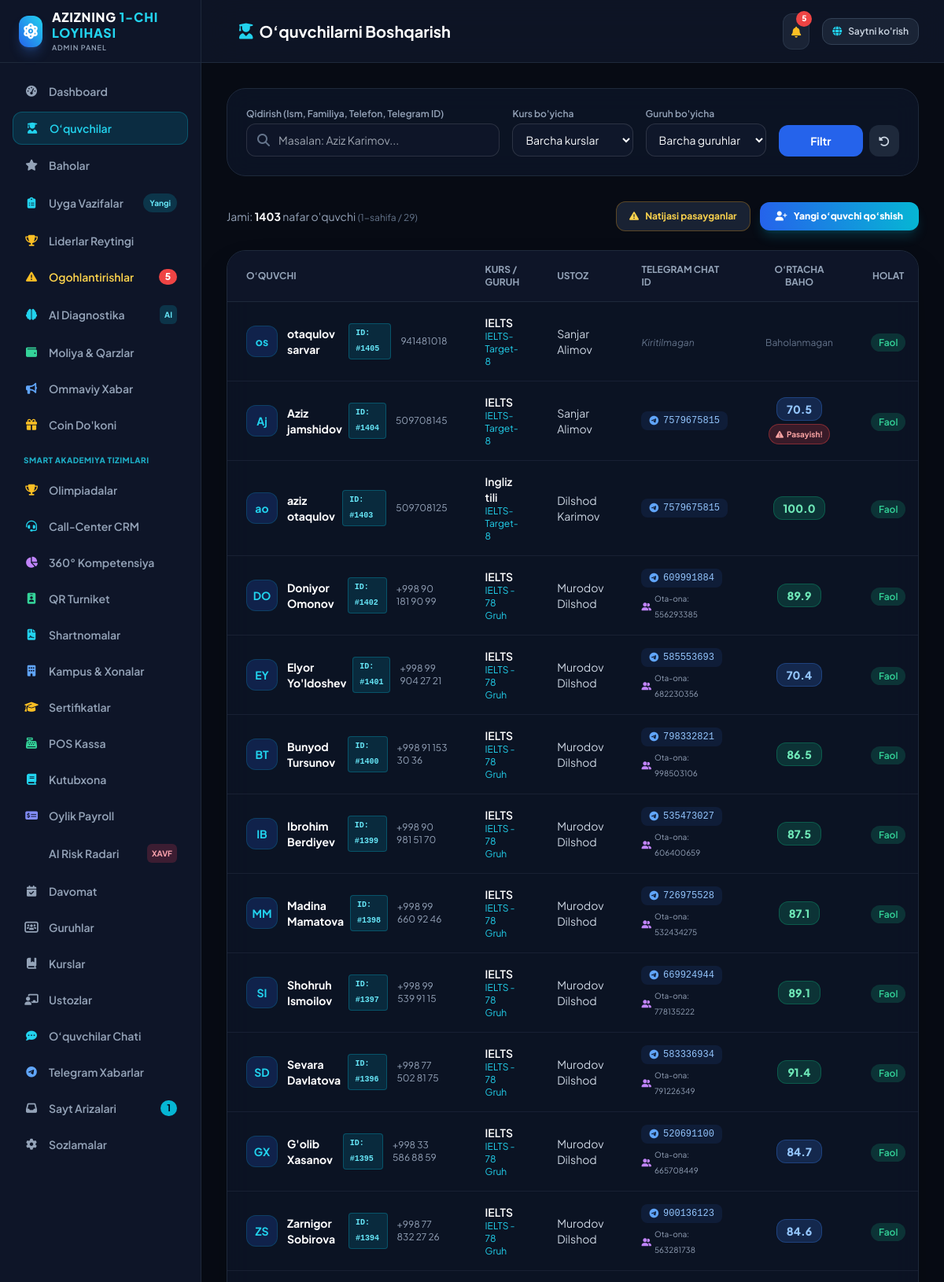
Screenshot of /admin/students (signed in, upper part) with the database file from the repository.
### tables this page shows
CREATE TABLE students (
        id INTEGER PRIMARY KEY AUTOINCREMENT,
        first_name TEXT NOT NULL,
        last_name TEXT NOT NULL,
        phone TEXT NOT NULL,
        birth_date TEXT,
        course_id INTEGER,
        group_id INTEGER,
        teacher_id INTEGER,
        telegram_chat_id TEXT,
        parent_name TEXT,
        parent_phone TEXT,
        parent_telegram_chat_id TEXT,
        status TEXT DEFAULT 'active' CHECK(status IN ('active', 'graduated', 'inactive')),
        created_at TIMESTAMP DEFAULT CURRENT_TIMESTAMP,
        FOREIGN KEY (course_id) REFERENCES courses(id) ON DELETE SET NULL,
        FOREIGN KEY (group_id) REFERENCES groups(id) ON DELETE SET NULL,
        FOREIGN KEY (teacher_id) REFERENCES teachers(id) ON DELETE SET NULL
    );

### app.py (the view)
@app.route('/admin/students')
@login_required
def admin_students():
    search = request.args.get('search', '').strip()
    course_id = request.args.get('course_id', '').strip()
    group_id = request.args.get('group_id', '').strip()
    status_filter = request.args.get('status', '').strip()
    warning_filter = request.args.get('warning', '').strip()
    conn = get_db_connection()
    cursor = conn.cursor()
    query = '''
    SELECT
        s.*,
        c.title as course_title,
        gr.name as group_name,
        t.full_name as teacher_name,
        ROUND(AVG(g.score), 1) as avg_score,
        COUNT(g.id) as grades_count,
        (SELECT COUNT(*) FROM warnings w WHERE w.student_id = s.id AND w.resolved = 0) as active_warnings
    FROM students s
    LEFT JOIN courses c ON s.course_id = c.id
    LEFT JOIN groups gr ON s.group_id = gr.id
    LEFT JOIN teachers t ON s.teacher_id = t.id
    LEFT JOIN grades g ON s.id = g.student_id
    WHERE 1=1
    '''
    params = []
    if session['user']['role'] == 'teacher' and session['user']['teacher_id']:
        query += " AND s.teacher_id = ?"
        params.append(session['user']['teacher_id'])
    if search:
        query += " AND (s.first_name LIKE ? OR s.last_name LIKE ? OR s.phone LIKE ? OR s.telegram_chat_id LIKE ?)"
        wildcard = f"%{search}%"
        params.extend([wildcard, wildcard, wildcard, wildcard])
    if course_id:
        query += " AND s.course_id = ?"
        params.append(course_id)
    if group_id:
        query += " AND s.group_id = ?"
        params.append(group_id)
    if status_filter:
        query += " AND s.status = ?"
        params.append(status_filter)
    query += " GROUP BY s.id"
    if warning_filter == '1':
        query += " HAVING active_warnings > 0"
    query += " ORDER BY s.id DESC"
    cursor.execute(query, params)
    all_students = [dict(r) for r in cursor.fetchall()]
    import math
    page = int(request.args.get('page', 1))
    per_page = 50
    total_students = len(all_students)
    total_pages = max(1, math.ceil(total_students / per_page))
    if page < 1:
        page = 1
    if page > total_pages:
        page = total_pages
    paginated_students = all_students[(page - 1) * per_page : page * per_page]
    cursor.execute("SELECT id, title FROM courses WHERE active = 1")
    courses = cursor.fetchall()
    cursor.execute("SELECT id, name FROM groups WHERE active = 1")
    groups = cursor.fetchall()
    cursor.execute("SELECT id, full_name FROM teachers WHERE active = 1")
    teachers = cursor.fetchall()
    conn.close()
    return render_template(
        'admin/students.html',
        students=paginated_students,
        total_students=total_students,
        current_page=page,
        total_pages=total_pages,
        courses=courses,
        groups=groups,
        teachers=teachers,
        search=search,
        selected_course=course_id,
        selected_group=group_id,
        selected_status=status_filter,
        warning_filter=warning_filter
    )

### app.py (called while the page is built)
def login_required(f):
    @wraps(f)
    def decorated_function(*args, **kwargs):
        if 'user' not in session:
            flash("Tizimga kirishingiz lozim!", "warning")
            return redirect(url_for('login', next=request.url))
        return f(*args, **kwargs)
    return decorated_function

### database.py (called while the page is built)
def get_db_connection():
    conn = sqlite3.connect(DB_PATH)
    conn.row_factory = sqlite3.Row
    conn.execute("PRAGMA foreign_keys = ON")
    return conn

### templates/admin/students.html (shortened to what this page needs)
{% extends "admin/layout.html" %}
{% block page_title %}
    <i class="fas fa-user-graduate text-cyan-400 mr-2"></i> O‘quvchilarni Boshqarish
{% endblock %}
{% block content %}
<div class="glass-panel p-6 rounded-3xl border border-slate-800 mb-8">
    <form method="GET" action="{{ url_for('admin_students') }}" class="grid grid-cols-1 sm:grid-cols-2 lg:grid-cols-5 gap-4">
        <div class="lg:col-span-2">
            <label class="block text-xs font-semibold text-slate-400 mb-1">Qidirish (Ism, Familiya, Telefon, Telegram ID)</label>
            <div class="relative">
                <span class="absolute inset-y-0 left-0 pl-3.5 flex items-center text-slate-500">
                    <i class="fas fa-search"></i>
                </span>
                <input type="text" name="search" value="{{ search }}" placeholder="Masalan: Aziz Karimov..." class="w-full pl-10 pr-4 py-2.5 rounded-xl form-input-dark text-sm">
            </div>
        </div>
        <div>
            <label class="block text-xs font-semibold text-slate-400 mb-1">Kurs bo'yicha</label>
            <select name="course_id" class="w-full px-3 py-2.5 rounded-xl form-input-dark text-sm bg-slate-900" onchange="this.form.submit()">
                <option value="">Barcha kurslar</option>
            </select>
        </div>
        <div>
            <label class="block text-xs font-semibold text-slate-400 mb-1">Guruh bo'yicha</label>
            <select name="group_id" class="w-full px-3 py-2.5 rounded-xl form-input-dark text-sm bg-slate-900" onchange="this.form.submit()">
                <option value="">Barcha guruhlar</option>
            </select>
        </div>
        <div class="flex items-end space-x-2">
            <button type="submit" class="flex-1 py-2.5 rounded-xl bg-blue-600 hover:bg-blue-500 text-white text-sm font-bold transition-all">
                Filtr
            </button>
            <a href="{{ url_for('admin_students') }}" class="px-3 py-2.5 rounded-xl bg-slate-800 hover:bg-slate-700 text-slate-300 text-sm" title="Tozalash">
                <i class="fas fa-rotate-left"></i>
            </a>
        </div>
    </form>
</div>
<div class="flex flex-col sm:flex-row sm:items-center justify-between gap-4 mb-6">
    <div class="flex items-center space-x-3">
        <span class="text-sm text-slate-400">Jami: <strong class="text-white">{{ total_students }}</strong> nafar o'quvchi <span class="text-xs text-slate-500">({{ current_page }}-sahifa / {{ total_pages }})</span></span>
    </div>
    <div class="flex items-center space-x-3">
        <a href="{{ url_for('admin_students', warning='1' if warning_filter != '1' else '') }}" class="px-4 py-2.5 rounded-xl text-xs font-bold border transition-all {% if warning_filter == '1' %}bg-red-500 text-white border-red-500{% else %}bg-slate-800/80 hover:bg-slate-750 text-amber-300 border-amber-500/30{% endif %}">
            <i class="fas fa-triangle-exclamation mr-1.5"></i> Natijasi pasayganlar
        </a>
        {% if current_user.role in ['superadmin', 'admin'] %}
        <button onclick="openModal('add-student-modal')" class="px-5 py-2.5 rounded-xl bg-gradient-to-r from-blue-600 to-cyan-500 hover:from-blue-500 hover:to-cyan-400 text-white text-xs font-extrabold shadow-lg shadow-cyan-500/20 hover:scale-[1.02] transition-all">
            <i class="fas fa-user-plus mr-1.5"></i> Yangi o‘quvchi qo‘shish
        </button>
        {% endif %}
    </div>
</div>
<div class="glass-panel rounded-3xl border border-slate-800 overflow-hidden shadow-2xl">
    <div class="overflow-x-auto">
        <table class="w-full text-left text-sm text-slate-300">
            <thead class="text-xs uppercase bg-slate-900/90 text-slate-400 border-b border-slate-800">
                <tr>
                    <th scope="col" class="px-6 py-4">O‘quvchi</th>
                    <th scope="col" class="px-6 py-4">Kurs / Guruh</th>
                    <th scope="col" class="px-6 py-4">Ustoz</th>
                    <th scope="col" class="px-6 py-4">Telegram Chat ID</th>
                    <th scope="col" class="px-6 py-4 text-center">O‘rtacha Baho</th>
                    <th scope="col" class="px-6 py-4 text-center">Holat</th>
                </tr>
            </thead>
            <tbody class="divide-y divide-slate-800/70">
                {% for s in students %}
                <tr class="hover:bg-slate-800/40 transition-colors">
                    <td class="px-6 py-4">
                        <div class="flex items-center space-x-3">
                            <div class="w-10 h-10 rounded-xl bg-blue-600/20 text-cyan-400 font-bold flex items-center justify-center shrink-0 border border-cyan-500/20">
                                {{ s.first_name[:1] }}{{ s.last_name[:1] }}
                            </div>
                                <div class="flex items-center space-x-2">
                                    <a href="{{ url_for('student_detail', id=s.id) }}" class="font-bold text-white hover:text-cyan-400 transition-colors">
                                        {{ s.first_name }} {{ s.last_name }}
                                    </a>
                                    <span class="px-2 py-0.5 rounded text-[10px] font-mono font-bold bg-cyan-500/15 text-cyan-300 border border-cyan-500/30" title="Tizimga kirish Local ID raqami">ID: #{{ s.id }}</span>
                                </div>
                                <div class="text-xs text-slate-400">{{ s.phone }}</div>
                            </div>
                        </div>
                    </td>
                    <td class="px-6 py-4">
                        <div class="font-semibold text-white">{{ s.course_title or '—' }}</div>
                        <div class="text-xs text-cyan-400">{{ s.group_name or 'Guruhsiz' }}</div>
                    </td>
                    <td class="px-6 py-4 text-slate-300">
                        {{ s.teacher_name or '—' }}
                    </td>
                    <td class="px-6 py-4">
                        {% if s.telegram_chat_id %}
                            <span class="inline-flex items-center space-x-1.5 px-2.5 py-1 rounded-lg bg-blue-500/10 text-blue-300 text-xs font-mono">
                                <i class="fab fa-telegram text-blue-400"></i>
                                <span>{{ s.telegram_chat_id }}</span>
                            </span>
                        {% else %}
                            <span class="text-xs text-slate-500 italic">Kiritilmagan</span>
                        {% endif %}
                        {% if s.parent_telegram_chat_id %}
                            <div class="text-[10px] text-slate-400 mt-1 flex items-center space-x-1">
                                <i class="fas fa-user-group text-purple-400"></i>
                                <span>Ota-ona: {{ s.parent_telegram_chat_id }}</span>
                            </div>
                        {% endif %}
                    </td>
                    <td class="px-6 py-4 text-center">
                        {% if s.avg_score %}
                            <div class="inline-flex items-center space-x-1.5 px-3 py-1 rounded-xl font-black text-sm
                                {% if s.avg_score >= 85 %}bg-emerald-500/20 text-emerald-300 border border-emerald-500/30
                                {% elif s.avg_score >= 70 %}bg-blue-500/20 text-blue-300 border border-blue-500/30
                                {% elif s.avg_score >= 60 %}bg-amber-500/20 text-amber-300 border border-amber-500/30
                                {% else %}bg-red-500/20 text-red-300 border border-red-500/30{% endif %}">
                                <span>{{ s.avg_score }}</span>
                            </div>
                            {% if s.active_warnings > 0 %}
                                <div class="mt-1">
                                    <span class="inline-flex items-center space-x-1 px-2 py-0.5 rounded-full text-[10px] font-bold bg-red-500/20 text-red-300 animate-pulse border border-red-500/40">
                                        <i class="fas fa-triangle-exclamation"></i>
                                        <span>Pasayish!</span>
                                    </span>
                                </div>
                            {% endif %}
                        {% else %}
                            <span class="text-xs text-slate-500">Baholanmagan</span>
                        {% endif %}
                    </td>
                    <td class="px-6 py-4 text-center">
                        <span class="px-2.5 py-1 rounded-full text-xs font-semibold
                            {% if s.status == 'active' %}bg-emerald-500/20 text-emerald-400
                            {% elif s.status == 'graduated' %}bg-blue-500/20 text-blue-400
                            {% else %}bg-slate-700 text-slate-300{% endif %}">
                            {{ 'Faol' if s.status == 'active' else ('Bitirgan' if s.status == 'graduated' else 'Nofaol') }}
                        </span>
                    </td>
                </tr>
                {% endfor %}
{% endblock %}

### static/css/custom.css (style rules this page uses)
:root { --bg-dark: #070B14; --bg-card: rgba(15, 23, 42, 0.75); --border-glow: rgba(56, 189, 248, 0.18); --electric-blue: #0066FF; --electric-cyan: #00F0FF; --accent-purple: #8B5CF6; --warning-glow: rgba(239, 68, 68, 0.3); }
body { font-family: 'Plus Jakarta Sans', -apple-system, BlinkMacSystemFont, sans-serif; background-color: var(--bg-dark); color: #F8FAFC; overflow-x: hidden; }
.glass-panel { background: rgba(15, 23, 42, 0.72); backdrop-filter: blur(16px); -webkit-backdrop-filter: blur(16px); border: 1px solid rgba(255, 255, 255, 0.08); }
.form-input-dark { background: rgba(15, 23, 42, 0.8); border: 1px solid rgba(255, 255, 255, 0.12); color: #F8FAFC; transition: all 0.2s ease; }

### rows the page displays
students: first_name "o", last_name "s", first_name "otaqulov", last_name "sarvar", id "1405", phone "941481018", course_title "IELTS", group_name "IELTS-Target-8", teacher_name "Sanjar Alimov", telegram_chat_id "Kiritilmagan", shows "Baholanmagan", status "Faol"
students: first_name "A", last_name "j", first_name "Aziz", last_name "jamshidov", id "1404", phone "509708145", course_title "IELTS", group_name "IELTS-Target-8", teacher_name "Sanjar Alimov", telegram_chat_id "7579675815", avg_score "70.5", shows "Pasayish!", status "Faol"
students: first_name "a", last_name "o", first_name "aziz", last_name "otaqulov", id "1403", phone "509708125", course_title "Ingliz tili", group_name "IELTS-Target-8", teacher_name "Dilshod Karimov", telegram_chat_id "7579675815", avg_score "100.0", status "Faol"
students: first_name "D", last_name "O", first_name "Doniyor", last_name "Omonov", id "1402", phone "+998 90 181 90 99", course_title "IELTS", group_name "IELTS - 78 Gruh", teacher_name "Murodov Dilshod", telegram_chat_id "609991884", parent_telegram_chat_id "556293385", avg_score "89.9", status "Faol"
students: first_name "E", last_name "Y", first_name "Elyor", last_name "Yo'ldoshev", id "1401", phone "+998 99 904 27 21", course_title "IELTS", group_name "IELTS - 78 Gruh", teacher_name "Murodov Dilshod", telegram_chat_id "585553693", parent_telegram_chat_id "682230356", avg_score "70.4", status "Faol"
students: first_name "B", last_name "T", first_name "Bunyod", last_name "Tursunov", id "1400", phone "+998 91 153 30 36", course_title "IELTS", group_name "IELTS - 78 Gruh", teacher_name "Murodov Dilshod", telegram_chat_id "798332821", parent_telegram_chat_id "998503106", avg_score "86.5", status "Faol"
students: first_name "I", last_name "B", first_name "Ibrohim", last_name "Berdiyev", id "1399", phone "+998 90 981 51 70", course_title "IELTS", group_name "IELTS - 78 Gruh", teacher_name "Murodov Dilshod", telegram_chat_id "535473027", parent_telegram_chat_id "606400659", avg_score "87.5", status "Faol"
students: first_name "M", last_name "M", first_name "Madina", last_name "Mamatova", id "1398", phone "+998 99 660 92 46", course_title "IELTS", group_name "IELTS - 78 Gruh", teacher_name "Murodov Dilshod", telegram_chat_id "726975528", parent_telegram_chat_id "532434275", avg_score "87.1", status "Faol"
students: first_name "S", last_name "I", first_name "Shohruh", last_name "Ismoilov", id "1397", phone "+998 99 539 91 15", course_title "IELTS", group_name "IELTS - 78 Gruh", teacher_name "Murodov Dilshod", telegram_chat_id "669924944", parent_telegram_chat_id "778135222", avg_score "89.1", status "Faol"
students: first_name "S", last_name "D", first_name "Sevara", last_name "Davlatova", id "1396", phone "+998 77 502 81 75", course_title "IELTS", group_name "IELTS - 78 Gruh", teacher_name "Murodov Dilshod", telegram_chat_id "583336934", parent_telegram_chat_id "791226349", avg_score "91.4", status "Faol"
students: first_name "G", last_name "X", first_name "G'olib", last_name "Xasanov", id "1395", phone "+998 33 586 88 59", course_title "IELTS", group_name "IELTS - 78 Gruh", teacher_name "Murodov Dilshod", telegram_chat_id "520691100", parent_telegram_chat_id "665708449", avg_score "84.7", status "Faol"
students: first_name "Z", last_name "S", first_name "Zarnigor", last_name "Sobirova", id "1394", phone "+998 77 832 27 26", course_title "IELTS", group_name "IELTS - 78 Gruh", teacher_name "Murodov Dilshod", telegram_chat_id "900136123", parent_telegram_chat_id "563281738", avg_score "84.6", status "Faol"

### other values shown
{{ unresolved_warnings_count }} "5"
{{ new_leads_count }} "1"
{{ total_students }} "1403"
{{ current_page }} "1"
{{ total_pages }} "29"
